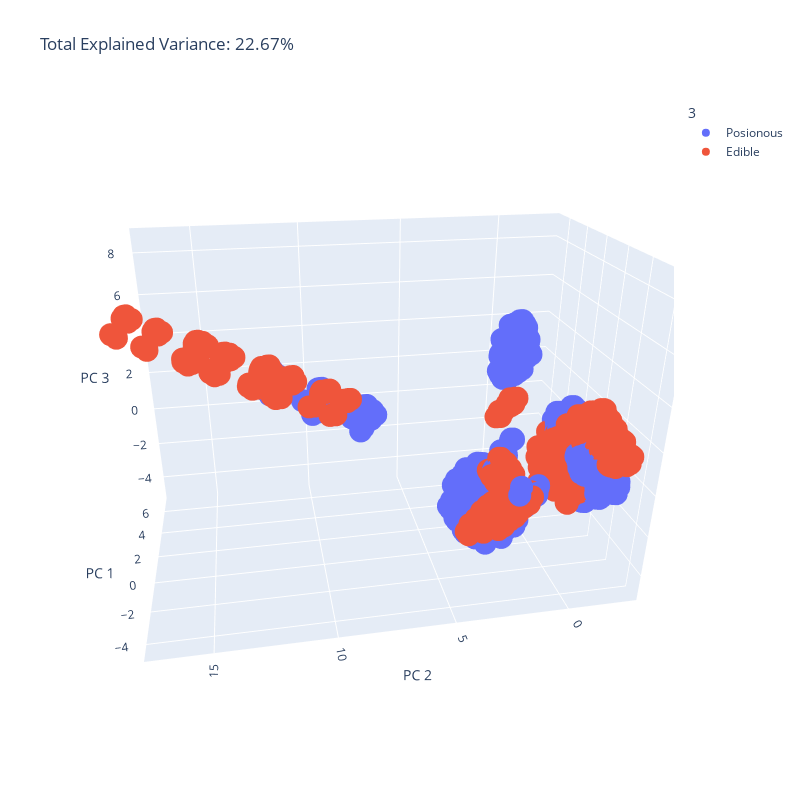

The code cell stored with this chart in its notebook:
### Code cell
total_var = X_pca.explained_variance_ratio_.sum() * 100
fig = px.scatter_3d(
    X_pca_class, x=0, y=1, z=2, color=3,
    title=f'Total Explained Variance: {total_var:.2f}%',
    labels={'0': 'PC 1', '1': 'PC 2', '2': 'PC 3'}
)
fig.update_layout(width=800, height=800)
fig.show()

### Figure 1 — Plotly figure (JSON) as saved in the notebook; plotly's stock layout.template omitted (floating-point values rounded to 4 significant figures; data arrays with more than 128 entries replaced by an {"elided": "..."} marker saying what was removed)
{"data": [{"hovertemplate": "3=Posionous<br>PC 1=%{x}<br>PC 2=%{y}<br>PC 3=%{z}<extra></extra>", "legendgroup": "Posionous", "marker": {"color": "#636efa", "symbol": "circle"}, "mode": "markers", "name": "Posionous", "scene": "scene", "showlegend": true, "type": "scatter3d", "x": {"elided": "3916 float values"}, "y": {"elided": "3916 float values"}, "z": {"elided": "3916 float values"}}, {"hovertemplate": "3=Edible<br>PC 1=%{x}<br>PC 2=%{y}<br>PC 3=%{z}<extra></extra>", "legendgroup": "Edible", "marker": {"color": "#EF553B", "symbol": "circle"}, "mode": "markers", "name": "Edible", "scene": "scene", "showlegend": true, "type": "scatter3d", "x": {"elided": "4208 float values"}, "y": {"elided": "4208 float values"}, "z": {"elided": "4208 float values"}}], "layout": {"height": 800, "legend": {"title": {"text": "3"}, "tracegroupgap": 0}, "scene": {"aspectmode": "auto", "aspectratio": {"x": 0.7969, "y": 1.346, "z": 0.9322}, "camera": {"center": {"x": 0, "y": 0, "z": 0}, "eye": {"x": -1.929, "y": 0.3496, "z": 0.9191}, "projection": {"type": "perspective"}, "up": {"x": 0, "y": 0, "z": 1}}, "domain": {"x": [0, 1], "y": [0, 1]}, "xaxis": {"title": {"text": "PC 1"}, "type": "linear"}, "yaxis": {"title": {"text": "PC 2"}, "type": "linear"}, "zaxis": {"title": {"text": "PC 3"}, "type": "linear"}}, "title": {"text": "Total Explained Variance: 22.67%"}, "width": 800}}
